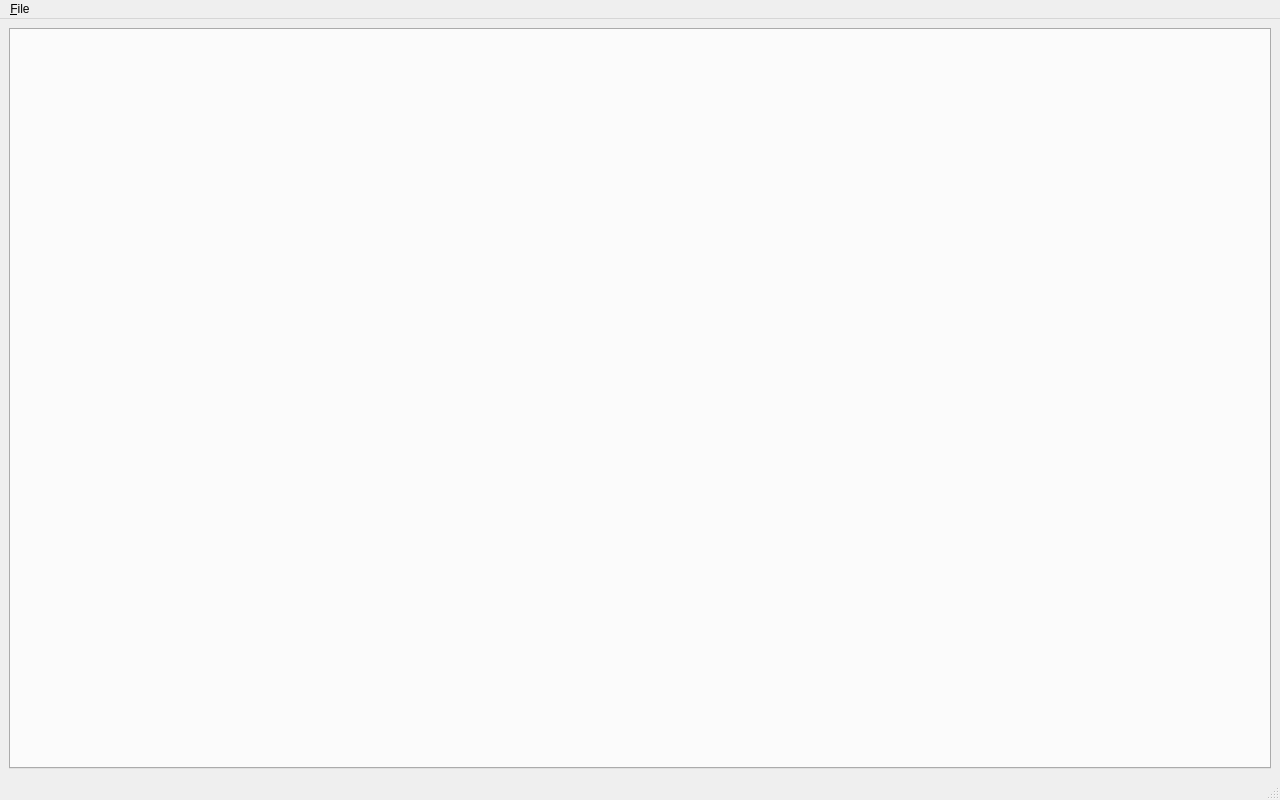
<?xml version="1.0" encoding="UTF-8"?>
<ui version="4.0">
 <class>MainWindow</class>
 <widget class="QMainWindow" name="MainWindow">
  <property name="geometry">
   <rect>
    <x>0</x>
    <y>0</y>
    <width>1280</width>
    <height>800</height>
   </rect>
  </property>
  <property name="windowTitle">
   <string>Minidump</string>
  </property>
  <widget class="QWidget" name="centralwidget">
   <layout class="QVBoxLayout" name="verticalLayout">
    <item>
     <widget class="QTabWidget" name="tabWidget">
      <property name="currentIndex">
       <number>-1</number>
      </property>
     </widget>
    </item>
   </layout>
  </widget>
  <widget class="QMenuBar" name="menubar">
   <property name="geometry">
    <rect>
     <x>0</x>
     <y>0</y>
     <width>1280</width>
     <height>24</height>
    </rect>
   </property>
   <widget class="QMenu" name="menu_File">
    <property name="title">
     <string>&amp;File</string>
    </property>
    <addaction name="actionLoad_DMP"/>
   </widget>
   <addaction name="menu_File"/>
  </widget>
  <widget class="QStatusBar" name="statusbar"/>
  <action name="actionLoad_DMP">
   <property name="text">
    <string>Load DMP/EXE</string>
   </property>
  </action>
 </widget>
 <resources/>
 <connections/>
</ui>
